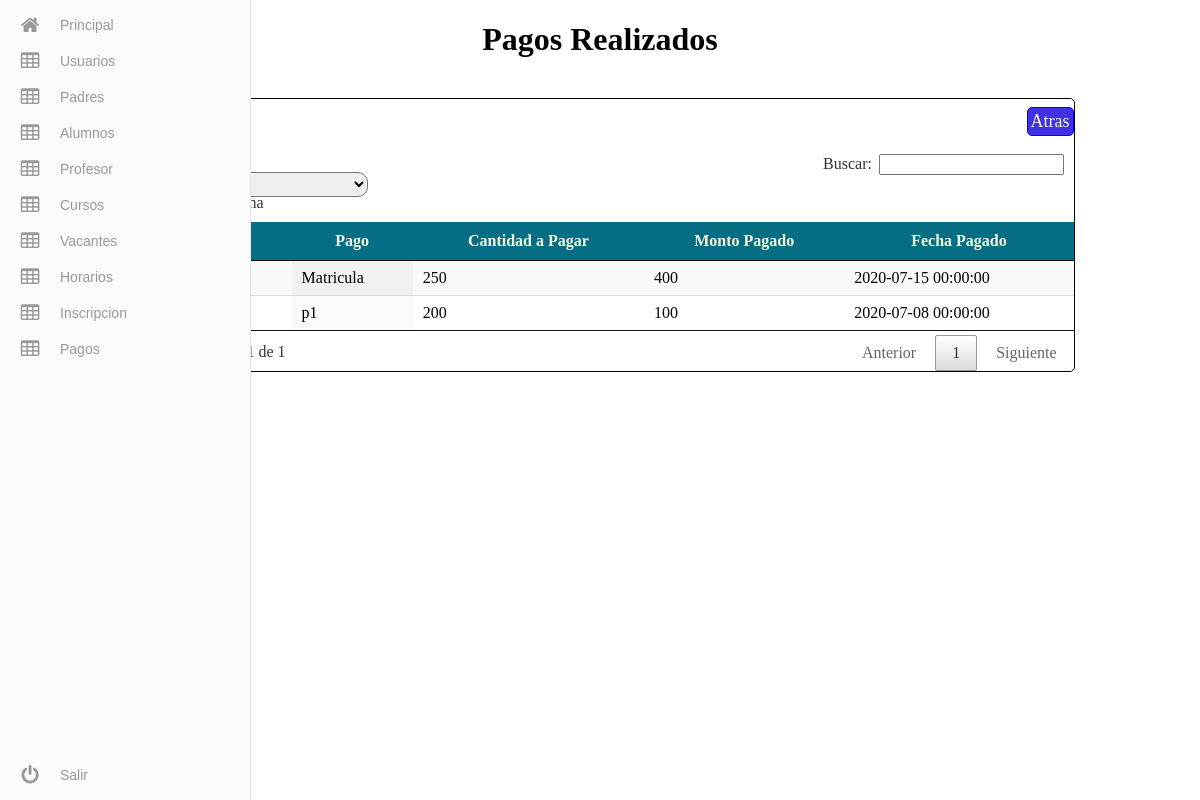
The page /admin/Alumno/cronograma.php?id=4 (signed in) on the database its author committed.
### tables this page shows
CREATE TABLE `factura` (
  `id_factura` int(11) NOT NULL,
  `numero_factura` int(11) NOT NULL,
  `monto_f` double NOT NULL,
  `fecha` datetime NOT NULL,
  `id_pago` int(11) NOT NULL,
  `id_alumno` int(11) NOT NULL
);

CREATE TABLE `pagos` (
  `id_pago` int(11) NOT NULL,
  `concepto` varchar(45) NOT NULL,
  `monto` double NOT NULL,
  `fecha_limite` date NOT NULL
);

### admin/Alumno/cronograma.php (the view, shortened to what this page needs)
<?php
    $id=$_GET['id'];
    $re=mysql_query("select * from alumno,pagos,factura WHERE pagos.id_pago=factura.id_pago and  factura.id_alumno=alumno.id_alumno and alumno.id_alumno='$id'");
?>
<!DOCTYPE html>
<html >
  <head>
    <link rel="stylesheet" href="../css/menu.css">
    <link rel="stylesheet" href="../css/tabla.css?v=3">
    <link rel="stylesheet" type="text/css" href="../css/jquery.dataTables.min.css">
  </head>
  <body>
    <?php
        include ('../include/menu.php');
    ?>
    <center><h1>Pagos Realizados</h1></center>
    <br>
    <div class="tablas">
        <a href="alumno.php" class="NuevoU" >Atras</a>
        <table id="example" class="display" cellspacing="0" width="100%">
			<thead>
				<tr>
					<th>Pago</th>
					<th>Cantidad a Pagar</th>
					<th>Monto Pagado</th>
					<th>Fecha Pagado</th>
				</tr>
			</thead>
			<tbody>
				<?php while($row =mysql_fetch_array($re)){  ?>
					<tr>
						<td><?php echo $row['numero_factura']; ?></td>
						<td><?php echo $row['concepto']; ?></td>
						<td><?php echo $row['monto']; ?></td>
						<td><?php echo $row['monto_f']; ?></td>
						<td><?php echo $row['fecha']; ?></td>
					</tr>
				<?php } ?>
			</tbody>
		</table>
    </div>
  </body>
</html>

### admin/css/tabla.css (style rules this page uses)
.tablas { border: solid 1px black; width: 80%; min-width: 100px; margin-left: auto; margin-right: auto; border-radius: 5px; }
thead { background: #066e84; margin-top: 5px; color: beige; }
.tablas a { padding: 3px; margin-left: auto; margin-right: auto; border-radius: 5px; text-decoration: none; color: beige; }
.NuevoU { border: solid 1px blue; padding: 10spx; border-radius: 5px; float:right; margin: 8px; margin-right: 10px; background: #4131e5; font-size: 18px; }

### rows shown on the page
factura: id_pago.concepto "Matricula", id_pago.monto "250", monto_f "400", fecha "2020-07-15 00:00:00"
factura: id_pago.concepto "p1", id_pago.monto "200", monto_f "100", fecha "2020-07-08 00:00:00"
